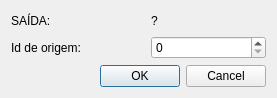
<?xml version="1.0" encoding="UTF-8"?>
<ui version="4.0">
 <class>modify_exit</class>
 <widget class="QDialog" name="modify_exit">
  <property name="geometry">
   <rect>
    <x>0</x>
    <y>0</y>
    <width>277</width>
    <height>98</height>
   </rect>
  </property>
  <property name="windowTitle">
   <string>Dialog</string>
  </property>
  <layout class="QGridLayout" name="gridLayout">
   <item row="0" column="0">
    <widget class="QLabel" name="label">
     <property name="text">
      <string>SAÍDA:</string>
     </property>
    </widget>
   </item>
   <item row="2" column="0" colspan="4">
    <widget class="QDialogButtonBox" name="buttonBox">
     <property name="orientation">
      <enum>Qt::Horizontal</enum>
     </property>
     <property name="standardButtons">
      <set>QDialogButtonBox::Cancel|QDialogButtonBox::Ok</set>
     </property>
    </widget>
   </item>
   <item row="1" column="0">
    <widget class="QLabel" name="label_2">
     <property name="text">
      <string>Id de origem:</string>
     </property>
    </widget>
   </item>
   <item row="1" column="2" colspan="2">
    <widget class="QSpinBox" name="id_exit"/>
   </item>
   <item row="0" column="2" colspan="2">
    <widget class="QLabel" name="number_exit">
     <property name="text">
      <string>?</string>
     </property>
    </widget>
   </item>
  </layout>
 </widget>
 <resources/>
 <connections>
  <connection>
   <sender>buttonBox</sender>
   <signal>accepted()</signal>
   <receiver>modify_exit</receiver>
   <slot>accept()</slot>
   <hints>
    <hint type="sourcelabel">
     <x>248</x>
     <y>254</y>
    </hint>
    <hint type="destinationlabel">
     <x>157</x>
     <y>274</y>
    </hint>
   </hints>
  </connection>
  <connection>
   <sender>buttonBox</sender>
   <signal>rejected()</signal>
   <receiver>modify_exit</receiver>
   <slot>reject()</slot>
   <hints>
    <hint type="sourcelabel">
     <x>316</x>
     <y>260</y>
    </hint>
    <hint type="destinationlabel">
     <x>286</x>
     <y>274</y>
    </hint>
   </hints>
  </connection>
 </connections>
</ui>
